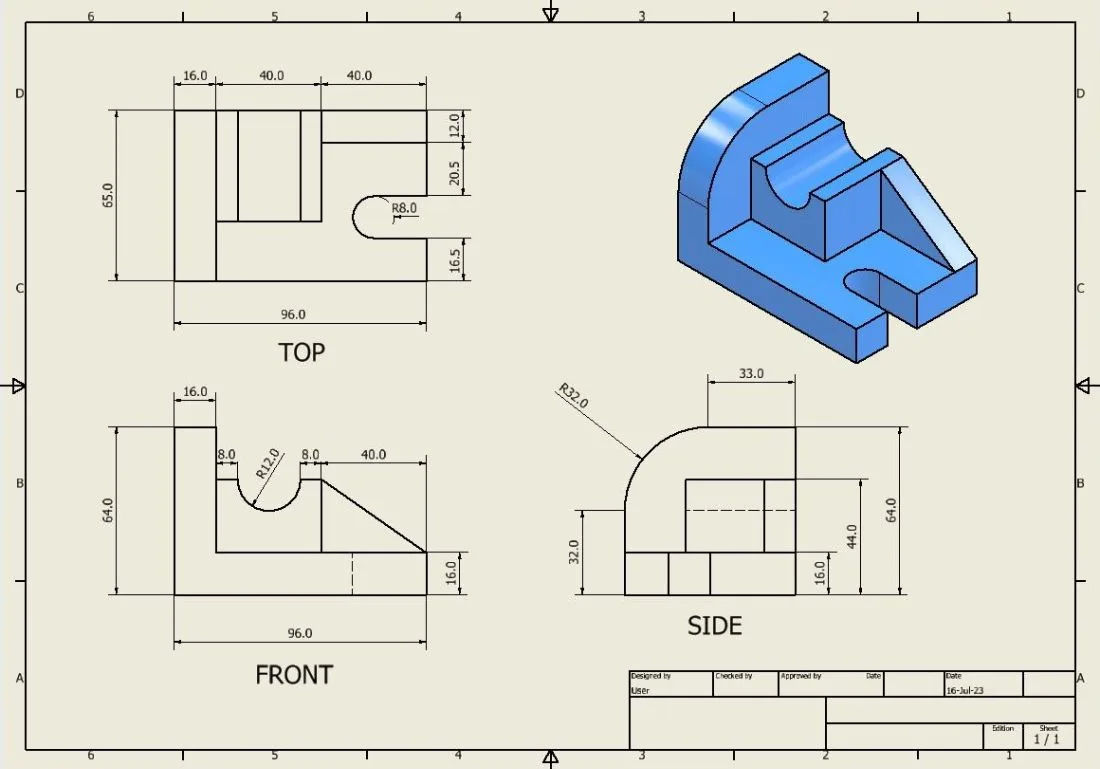
#> input picture input/drawing.png, 1100 x 769 px
$ python 02_preprocess.py
#> lines starting #> are read from the running program, lines starting #| are printed output that depends on the picture; after the words box and inside, x2 and y2 are one past the last pixel; in counts of white or black regions, pixels touching at a corner belong together
import cv2
from pathlib import Path

# Define project paths
PROJECT_DIR = Path(__file__).resolve().parent.parent
IMAGE_PATH = PROJECT_DIR / "input" / "drawing.png"
OUTPUT_DIR = PROJECT_DIR / "output"

# Create the output directory if it does not exist
OUTPUT_DIR.mkdir(exist_ok=True)

# Load the image
image = cv2.imread(str(IMAGE_PATH))
#> image is the input picture: shape (769, 1100, 3); mean B, G, R 212.1, 220.7, 219

if image is None:
    raise FileNotFoundError(f"Could not load image: {IMAGE_PATH}")

# Convert the image to grayscale
gray = cv2.cvtColor(image, cv2.COLOR_BGR2GRAY)
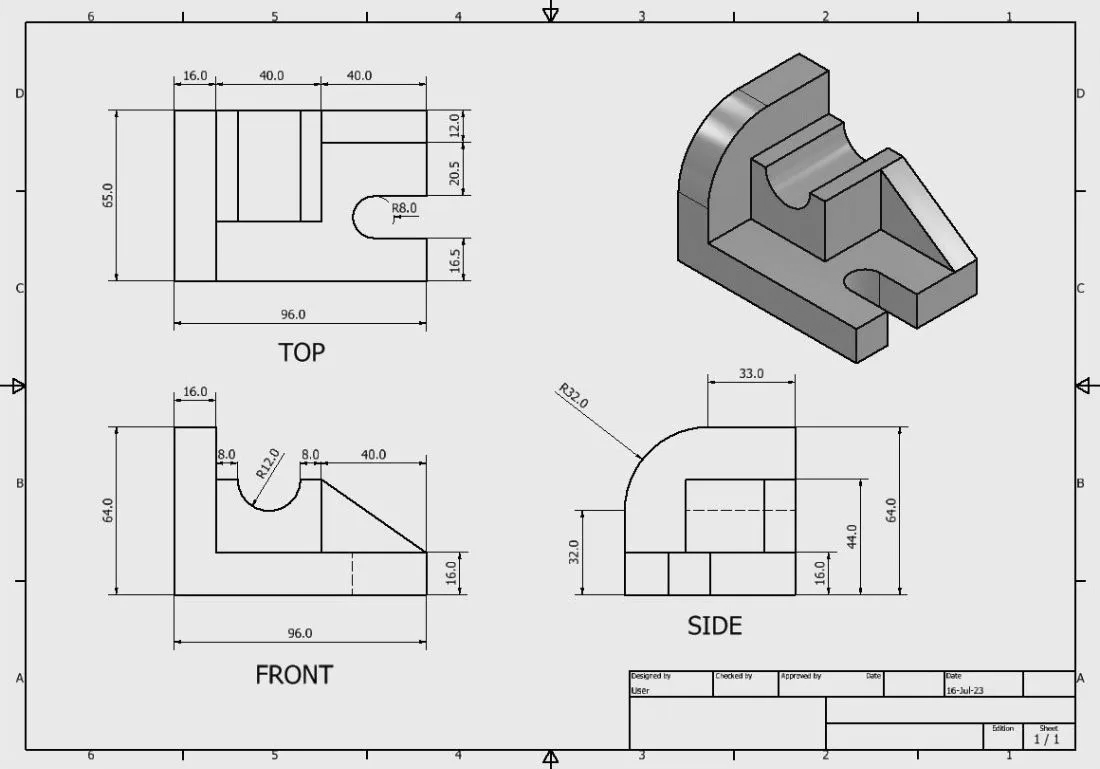
#> gray: shape (769, 1100); min 0, max 255, mean 219.3

# Create a binary image using Otsu's automatic threshold
_, binary = cv2.threshold(
    gray,
    0,
    255,
    cv2.THRESH_BINARY_INV + cv2.THRESH_OTSU
)
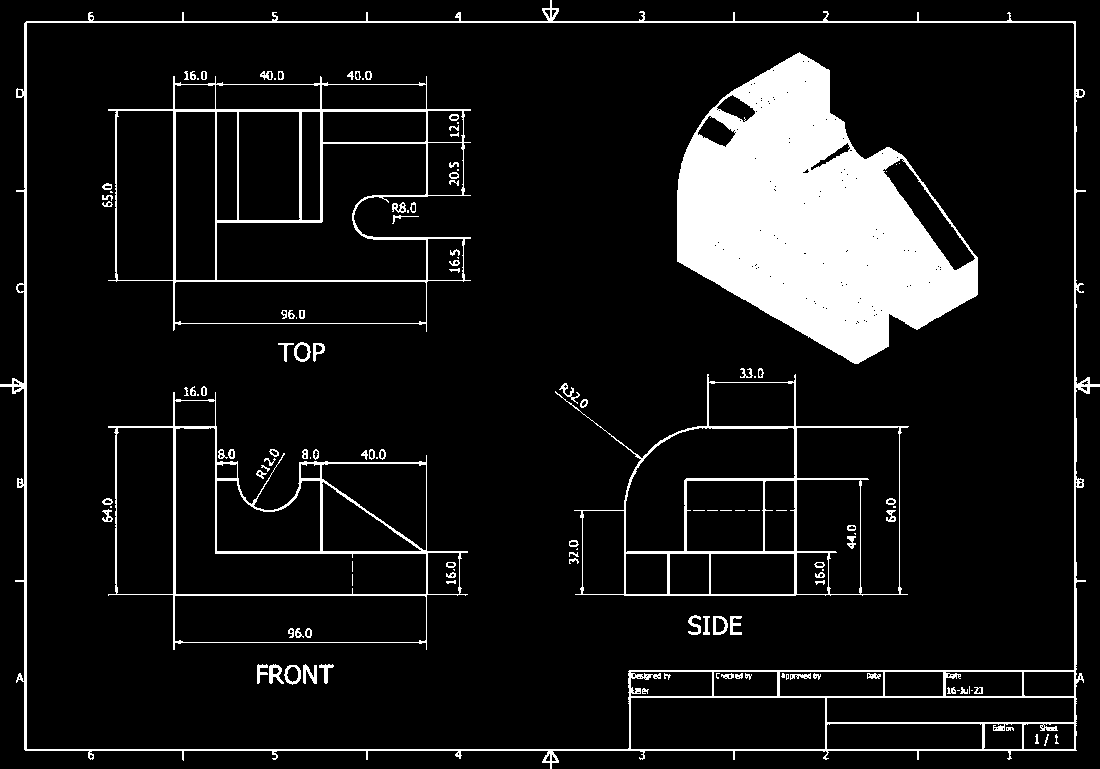
#> binary: shape (769, 1100); 10.1% white; 130 white regions (36 under 20 px), largest, box (x1, y1, x2, y2) and area: (677, 52, 978, 364) 52071, (0, 0, 1100, 769) 12834, (108, 76, 471, 332) 6170

# Detect edges
edges = cv2.Canny(
    gray,
    50,
    150
)
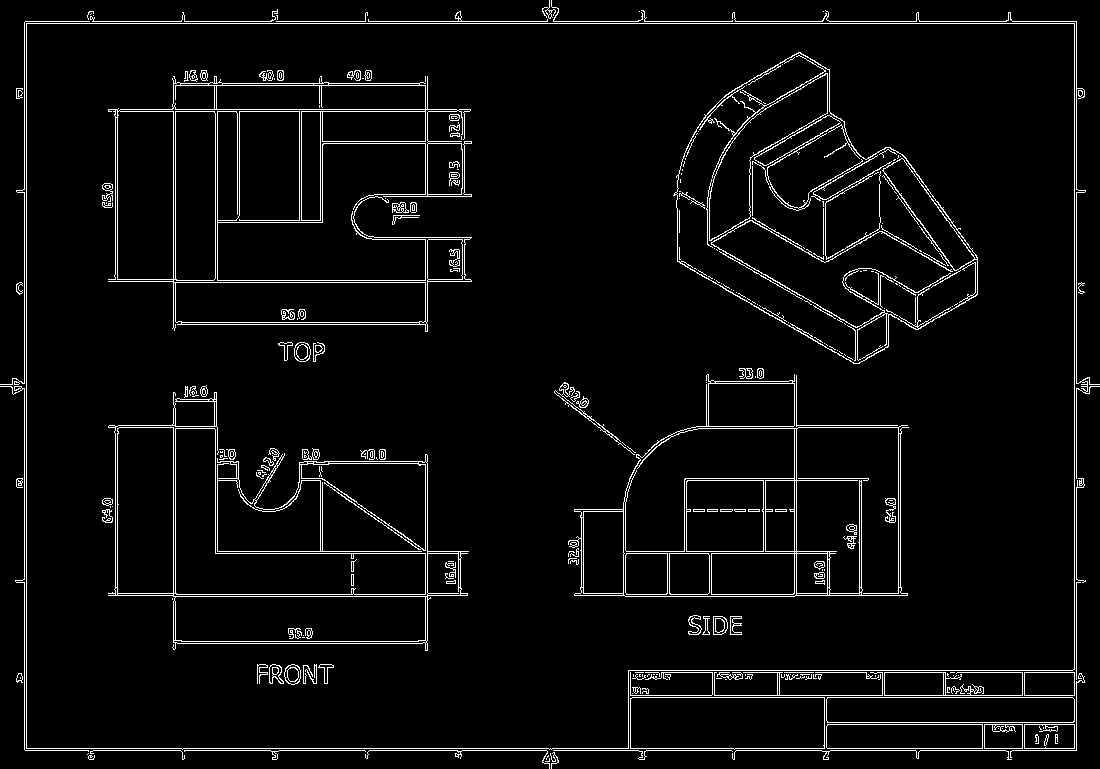
#> edges: shape (769, 1100); 4.4% white in thin lines or dots

# Save intermediate results
cv2.imwrite(str(OUTPUT_DIR / "gray.png"), gray)
cv2.imwrite(str(OUTPUT_DIR / "binary.png"), binary)
cv2.imwrite(str(OUTPUT_DIR / "edges.png"), edges)

# Display the results
cv2.imshow("Original", image)
cv2.imshow("Grayscale", gray)
cv2.imshow("Binary", binary)
cv2.imshow("Edges", edges)

cv2.waitKey(0)
cv2.destroyAllWindows()
